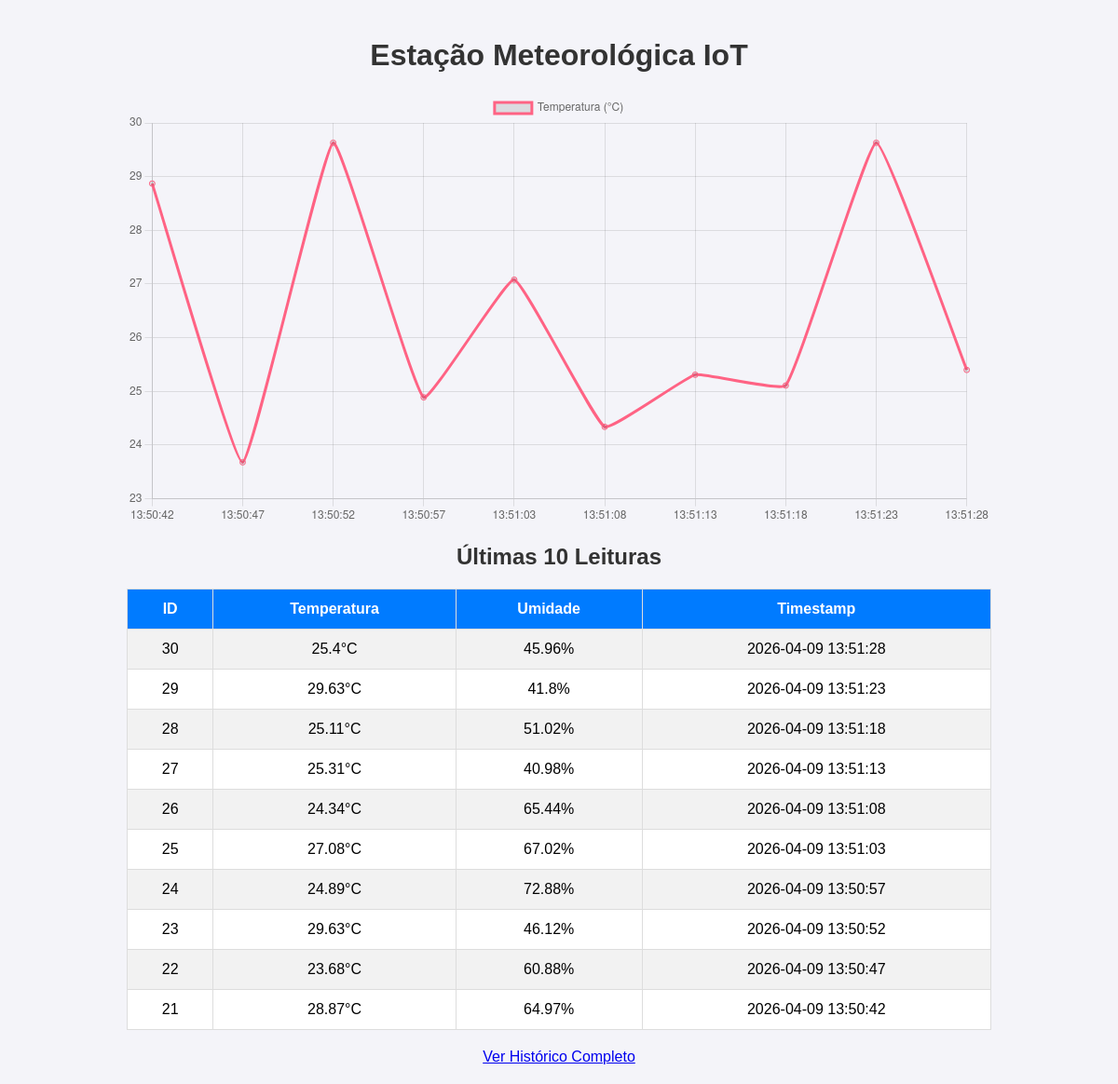
The page / on the database its author committed.
### tables this page shows
CREATE TABLE leituras (
    id INTEGER PRIMARY KEY AUTOINCREMENT,        -- Identificador único [cite: 105, 106]
    temperatura REAL NOT NULL,                   -- Valor da temperatura [cite: 107, 108]
    umidade REAL NOT NULL,                       -- Valor da umidade [cite: 109, 110]
    pressao REAL,                                -- Pressão (opcional) [cite: 111, 112]
    localizacao TEXT DEFAULT 'Lab',              -- Localização (opcional) [cite: 114, 115]
    timestamp DATETIME DEFAULT (datetime('now', 'localtime')) -- Data/Hora automática [cite: 117]
);

### src/app.py (the view)
@app.route('/')
def index():
    leituras = listar_leituras(10)
    return render_template('index.html', leituras=leituras)

### src/database.py (called while the page is built)
def get_db_connection():
    conn = sqlite3.connect('dados.db', timeout=10)
    conn.execute('PRAGMA journal_mode=WAL')
    conn.row_factory = sqlite3.Row
    return conn

def listar_leituras(limite=50):
    conn = get_db_connection()
    leituras = conn.execute(
        'SELECT * FROM leituras ORDER BY timestamp DESC LIMIT ?',
        (min(limite, 50),)
    ).fetchall()
    conn.close()
    return leituras

### src/templates/index.html (shortened to what this page needs)
<!DOCTYPE html>
<html lang="pt-br">
<head>
    <link rel="stylesheet" href="{{ url_for('static', filename='css/style.css') }}">
</head>
<body>
    <h1>Estação Meteorológica IoT</h1>
    <div style="width: 80%; margin: auto;">
        <canvas id="tempChart"></canvas>
    </div>
    <h2>Últimas 10 Leituras</h2>
    <table border="1" style="width: 80%; margin: 20px auto; text-align: center;">
        <tr>
            <th>ID</th> <th>Temperatura</th> <th>Umidade</th> <th>Timestamp</th>
        </tr>
        {% for leitura in leituras %}
        <tr>
            <td>{{ leitura.id }}</td>
            <td>{{ leitura.temperatura }}°C</td>
            <td>{{ leitura.umidade }}%</td>
            <td>{{ leitura.timestamp }}</td>
        </tr>
        {% endfor %}
    </table>
    <div style="text-align: center;">
    <a href="/historico">Ver Histórico Completo</a>
    </div>
    <script>
        const ctx = document.getElementById('tempChart').getContext('2d');
        const labels = [{% for l in leituras|reverse %}"{{ l.timestamp[-8:] }}",{% endfor %}];
        const data = [{% for l in leituras|reverse %}{{ l.temperatura }},{% endfor %}];
        new Chart(ctx, {
            type: 'line',
            data: {
                labels: labels,
                datasets: [{
                    label: 'Temperatura (°C)',
                    data: data,
                    borderColor: 'rgb(255, 99, 132)',
                    tension: 0.1
                }]
            }
        });
    </script>
</body>
</html>

### src/static/css/style.css (style rules this page uses)
body { font-family: Arial, sans-serif; background-color: #f4f4f9; margin: 0; padding: 20px; text-align: center; }
h1, h2 { color: #333; }
table { width: 80%; margin: 20px auto; border-collapse: collapse; background-color: white; }
th, td { padding: 12px; border: 1px solid #ddd; text-align: center; }
th { background-color: #007bff; color: white; }
tr:nth-child(even) { background-color: #f2f2f2; }

### rows shown on the page
leituras: id "30", temperatura "25.4", umidade "45.96", timestamp "2026-04-09 13:51:28"
leituras: id "29", temperatura "29.63", umidade "41.8", timestamp "2026-04-09 13:51:23"
leituras: id "28", temperatura "25.11", umidade "51.02", timestamp "2026-04-09 13:51:18"
leituras: id "27", temperatura "25.31", umidade "40.98", timestamp "2026-04-09 13:51:13"
leituras: id "26", temperatura "24.34", umidade "65.44", timestamp "2026-04-09 13:51:08"
leituras: id "25", temperatura "27.08", umidade "67.02", timestamp "2026-04-09 13:51:03"
leituras: id "24", temperatura "24.89", umidade "72.88", timestamp "2026-04-09 13:50:57"
leituras: id "23", temperatura "29.63", umidade "46.12", timestamp "2026-04-09 13:50:52"
leituras: id "22", temperatura "23.68", umidade "60.88", timestamp "2026-04-09 13:50:47"
leituras: id "21", temperatura "28.87", umidade "64.97", timestamp "2026-04-09 13:50:42"

### other values the page prints
chart data {{ l.timestamp[-8:] }} 13:50:42, 13:50:47, 13:50:52, 13:50:57, 13:51:03, 13:51:08, 13:51:13, 13:51:18, 13:51:23, 13:51:28
chart data {{ l.temperatura }} 28.87, 23.68, 29.63, 24.89, 27.08, 24.34, 25.31, 25.11, 29.63, 25.4
